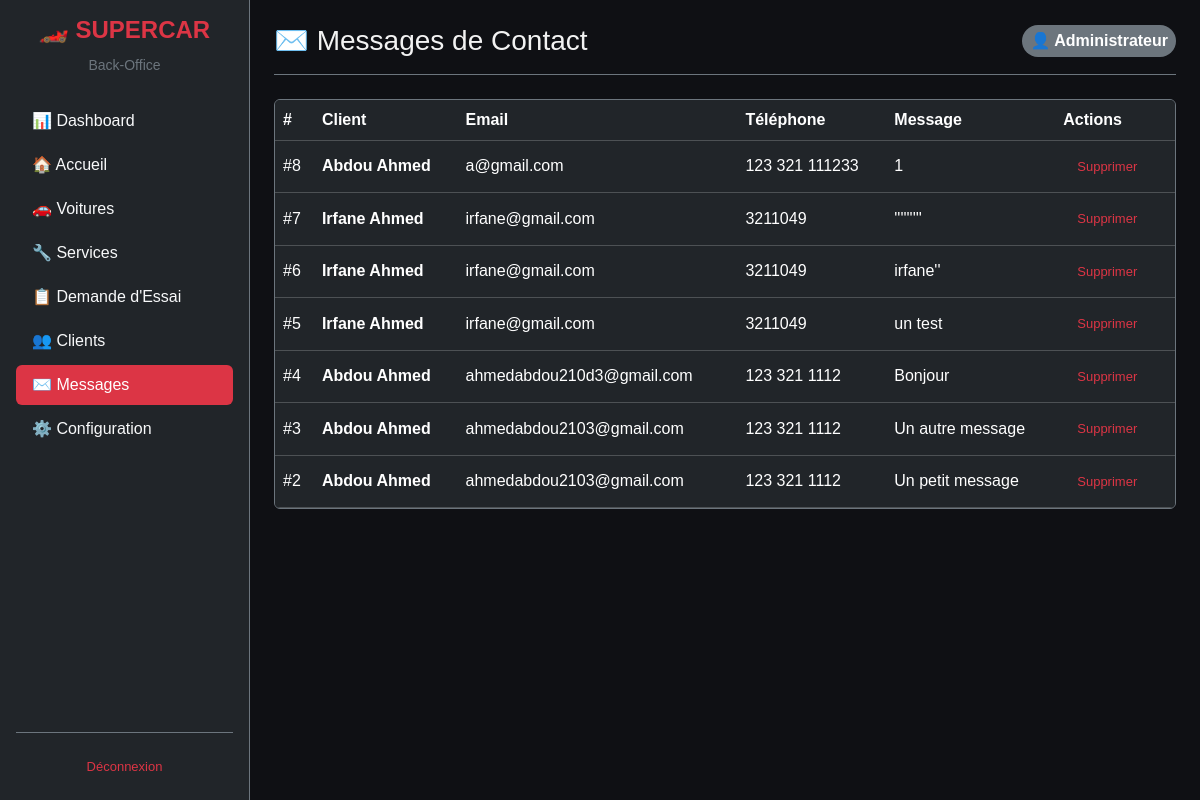
Page /code-source/admin/contacts.php (signed in) on the committed database.
### tables this page shows
CREATE TABLE `contact` (
  `idContact` int(11) NOT NULL,
  `message` varchar(255) DEFAULT NULL,
  `idClient` int(11) NOT NULL
);

CREATE TABLE `client` (
  `idClient` int(11) NOT NULL,
  `prenom` varchar(50) DEFAULT NULL,
  `email` varchar(100) DEFAULT NULL,
  `telephone` varchar(20) DEFAULT NULL,
  `nom` varchar(50) DEFAULT NULL,
  `inscrit` tinyint(1) DEFAULT 1,
  `dateInscription` date DEFAULT NULL
);

### code-source/admin/contacts.php (the view, shortened to what this page needs)
<?php
require_once '../connexion/dbconnexion.php';
require_once 'admin_layout.php';
$messages = $conn->query("
    SELECT ct.idContact, ct.message,
           c.idClient, c.nom, c.prenom, c.email, c.telephone
    FROM contact ct
    JOIN client c ON c.idClient = ct.idClient
    ORDER BY ct.idContact DESC
")->fetch_all(MYSQLI_ASSOC);
?>
<!DOCTYPE html>
<html lang="fr" data-bs-theme="dark">
<head>
  <link href="https://cdn.jsdelivr.net/npm/bootstrap@5.3.3/dist/css/bootstrap.min.css" rel="stylesheet" />
  <link rel="stylesheet" href="admin.css" />
</head>
<body>
  <div class="admin-layout d-flex flex-column flex-lg-row">
    <?= get_sidebar('contacts') ?>
    <main class="admin-main flex-grow-1 p-3 p-md-4">
      <div class="d-flex flex-wrap justify-content-between align-items-center mb-4 gap-2 border-bottom border-secondary pb-3">
        <h1 class="h3 m-0">✉️ Messages de Contact</h1>
        <div class="badge bg-secondary p-2 fs-6">👤 <?= htmlspecialchars($_SESSION['admin_nom']) ?></div>
      </div>
      <div class="table-responsive card bg-dark border-secondary">
        <table class="table table-dark table-hover align-middle mb-0">
          <thead>
            <tr>
              <th>#</th>
              <th>Client</th>
              <th>Email</th>
              <th>Téléphone</th>
              <th>Message</th>
              <th>Actions</th>
            </tr>
          </thead>
          <tbody>
            <?php if (empty($messages)): ?>
              <tr>
                <td colspan="6" class="text-center text-secondary py-4">Aucun message reçu</td>
              </tr>
            <?php else: ?>
              <?php foreach ($messages as $m): ?>
                <tr>
                  <td>#<?= $m['idContact'] ?></td>
                  <td class="fw-bold"><?= htmlspecialchars(trim(($m['prenom'] ?? '') . ' ' . ($m['nom'] ?? ''))) ?></td>
                  <td><?= htmlspecialchars($m['email'] ?? '—') ?></td>
                  <td><?= htmlspecialchars($m['telephone'] ?? '—') ?></td>
                  <td style="max-width: 350px;" class="text-wrap">
                    <?= nl2br(htmlspecialchars($m['message'] ?? '')) ?>
                  </td>
                  <td>
                    <a href="contacts.php?action=supprimer&id=<?= $m['idContact'] ?>"
                       class="btn btn-outline-danger btn-sm"
                       onclick="return confirm('Supprimer ce message ?')">
                       Supprimer
                    </a>
                  </td>
                </tr>
              <?php endforeach; ?>
            <?php endif; ?>
          </tbody>
        </table>
      </div>
    </main>
  </div>
</body>
</html>

### code-source/admin/admin.css (style rules this page uses)
:root { --bg: #0f1014; --panel: #171922; --accent: #c81e3a; --cyan: #1e7bc8; --text: #f2f2f2; --muted: #9aa0a6; --green: #22c55e; --orange: #f59e0b; --mobile-width: 600px; }
* { box-sizing: border-box; font-family: Arial, Helvetica, sans-serif; margin: 0; padding: 0; }
body { background: var(--bg); color: var(--text); }
.admin-layout { display: flex; flex-direction: column; min-height: 100vh; }
@media (min-width: 992px) { .admin-layout { flex-direction: row; } }
.admin-main { flex-grow: 1; width: 100%; overflow-x: hidden; }
.admin-table-container, .table-responsive { width: 100%; overflow-x: auto; -webkit-overflow-scrolling: touch; }
.admin-main { padding: 32px 36px; }
.btn { padding: 8px 14px; border-radius: 6px; border: none; cursor: pointer; font-size: 13px; font-weight: 500; transition: opacity .15s; }
.badge { display: inline-block; padding: 3px 10px; border-radius: 20px; font-size: 12px; font-weight: 600; }

### rows in the picture
contact: idContact "8", idClient.nom "Abdou Ahmed", idClient.email "a@gmail.com", idClient.telephone "123 321 111233", message "1"
contact: idContact "7", idClient.nom "Irfane Ahmed", idClient.email "irfane@gmail.com", idClient.telephone "3211049", message "'''''''''"
contact: idContact "6", idClient.nom "Irfane Ahmed", idClient.email "irfane@gmail.com", idClient.telephone "3211049", message "irfane''"
contact: idContact "5", idClient.nom "Irfane Ahmed", idClient.email "irfane@gmail.com", idClient.telephone "3211049", message "un test"
contact: idContact "4", idClient.nom "Abdou Ahmed", idClient.email "ahmedabdou210d3@gmail.com", idClient.telephone "123 321 1112", message "Bonjour"
contact: idContact "3", idClient.nom "Abdou Ahmed", idClient.email "ahmedabdou2103@gmail.com", idClient.telephone "123 321 1112", message "Un autre message"
contact: idContact "2", idClient.nom "Abdou Ahmed", idClient.email "ahmedabdou2103@gmail.com", idClient.telephone "123 321 1112", message "Un petit message"

### other values in the picture
$item['label'] "📊 Dashboard"
$item['label'] "🏠 Accueil"
$item['label'] "🚗 Voitures"
$item['label'] "🔧 Services"
$item['label'] "📋 Demande d'Essai"
$item['label'] "👥 Clients"
$item['label'] "✉️ Messages"
$item['label'] "⚙️ Configuration"
$_SESSION['admin_nom'] "Administrateur"
